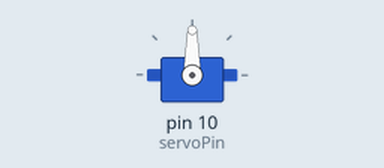
This sketch was run on a simulated Arduino Uno, built with avr-gcc and run on an emulated ATmega328P. Shown: servo.

Above: at 0.05 s.
At 1.5 s:
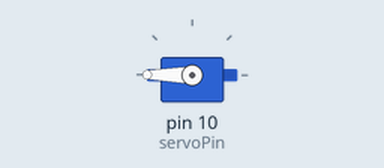
At 3.0 s:
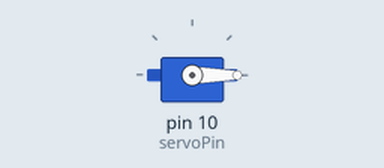
Timing chart, 0 to 6.9 s (numbered marks = the images above):
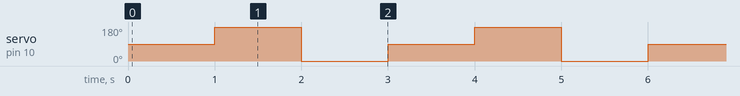

Measured:
- by itself, servo on pin 10 (servoPin): repeats every 3.0 s: 0° 1.0 s, 90° 1.0 s, 180° 1.0 s

The sketch:

servo.ino
```cpp
/* Servo motor with Arduino example code. Position and sweep. More info: https://www.makerguides.com/ */

// Include the servo library:
#include <Servo.h>

// Create a new servo object:
Servo myservo;

// Define the servo pin:
#define servoPin 10


// Create a variable to store the servo position:
int angle = 0;

void setup() {
  // Attach the Servo variable to a pin:
  myservo.attach(servoPin);
}

void loop() {
  // Tell the servo to go to a particular angle:
  myservo.write(90);
  delay(1000);
  myservo.write(180);
  delay(1000);
  myservo.write(0);
  delay(1000);

}
```
